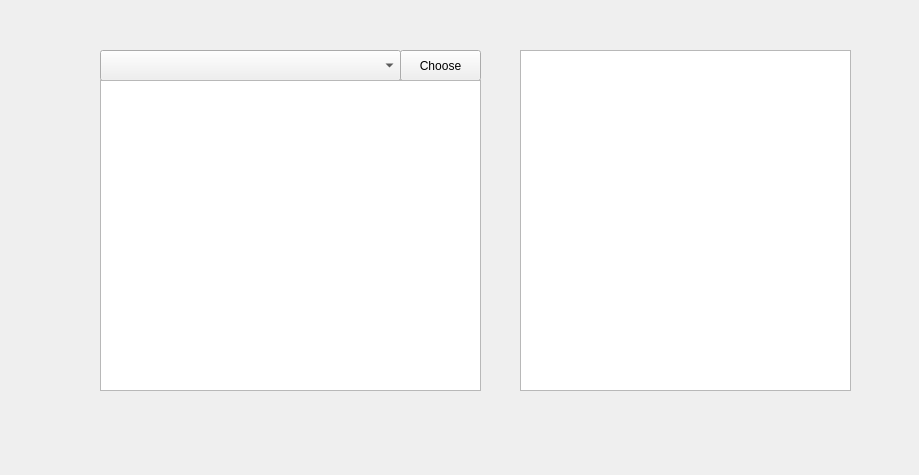
<?xml version="1.0" encoding="UTF-8"?>
<ui version="4.0">
 <class>planTrip</class>
 <widget class="QWidget" name="planTrip">
  <property name="geometry">
   <rect>
    <x>0</x>
    <y>0</y>
    <width>919</width>
    <height>475</height>
   </rect>
  </property>
  <property name="windowTitle">
   <string>Form</string>
  </property>
  <widget class="QComboBox" name="starting_comboBox">
   <property name="geometry">
    <rect>
     <x>100</x>
     <y>50</y>
     <width>301</width>
     <height>31</height>
    </rect>
   </property>
  </widget>
  <widget class="QPushButton" name="choose">
   <property name="geometry">
    <rect>
     <x>400</x>
     <y>50</y>
     <width>81</width>
     <height>31</height>
    </rect>
   </property>
   <property name="text">
    <string>Choose</string>
   </property>
  </widget>
  <widget class="QTableView" name="rest_tableView">
   <property name="geometry">
    <rect>
     <x>100</x>
     <y>80</y>
     <width>381</width>
     <height>311</height>
    </rect>
   </property>
  </widget>
  <widget class="QTextBrowser" name="textBrowser">
   <property name="geometry">
    <rect>
     <x>520</x>
     <y>50</y>
     <width>331</width>
     <height>341</height>
    </rect>
   </property>
  </widget>
 </widget>
 <resources/>
 <connections/>
</ui>
